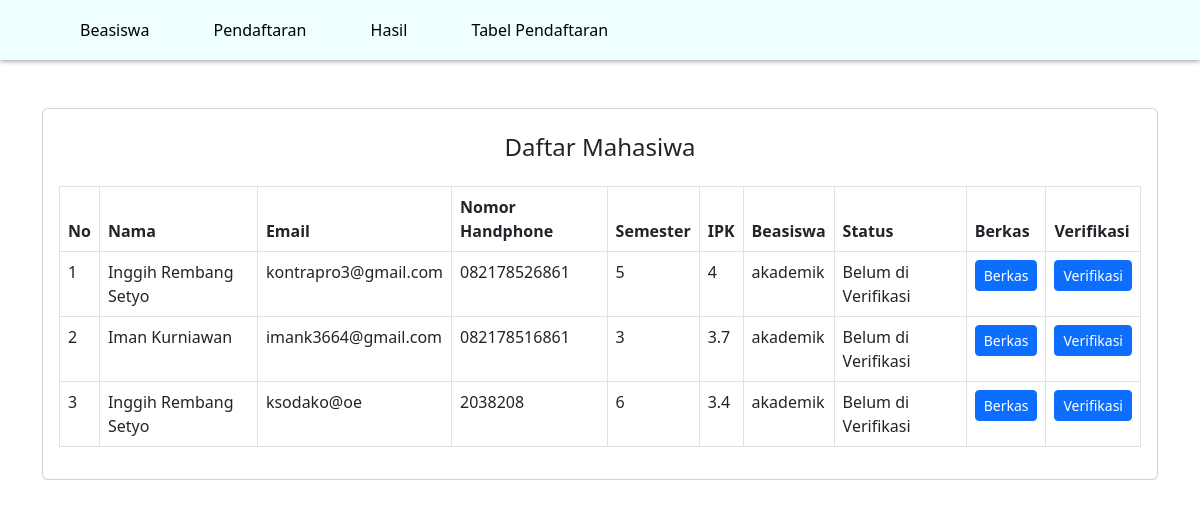
Page /tabel_pendaftaran.php on the committed database.
### tables this page shows
CREATE TABLE `mahasiswa` (
  `id` bigint(20) NOT NULL,
  `NIM` varchar(100) NOT NULL,
  `name` varchar(100) NOT NULL,
  `phone_number` varchar(50) NOT NULL,
  `semester` varchar(10) NOT NULL,
  `ipk` varchar(50) NOT NULL,
  `beasiswa` varchar(50) NOT NULL,
  `berkas` text NOT NULL,
  `email` varchar(100) NOT NULL,
  `status` varchar(100) DEFAULT 'belum diverifikasi'
);

### tabel_pendaftaran.php (the view, shortened to what this page needs)
<?php
include('config.php')
?>
<!DOCTYPE html>
<html lang="en">
<head>
    <link rel="stylesheet" href="assets/css/style.css">
    <link href="https://cdn.jsdelivr.net/npm/bootstrap@5.3.0-alpha1/dist/css/bootstrap.min.css" rel="stylesheet">
</head>
<body>
    <nav class="navbar">
        <div class="link">
            <a href="index.php">Beasiswa</a>
            <a href="pendaftaran.php">Pendaftaran</a>
            <a href="hasil.php">Hasil</a>
            <a href="tabel_pendaftaran.php">Tabel Pendaftaran</a>
        </div>
    </nav>
    <div class="container">
        <div class="card mt-5">
            <h4 class="text-center mt-4">Daftar Mahasiwa</h4>
            <div class="card-body">
                <table class="table table-responsive table-bordered">
                    <thead>
                        <tr>
                            <th>No</th>
                            <th>Nama</th>
                            <th>Email</th>
                            <th>Nomor Handphone</th>
                            <th>Semester</th>
                            <th>IPK</th>
                            <th>Beasiswa</th>
                            <th>Status</th>
                            <th>Berkas</th>
                            <th>Verifikasi</th>
                        </tr>
                    </thead>
                    <tbody>
                        <?php
                        $query = mysqli_query($conn, 'SELECT * FROM mahasiswa');
                        $i = 1;
                        while ($user = mysqli_fetch_array($query)) {
                            echo "<tr>";
                            echo "<td>" . $i++ . "</td>";
                            echo "<td>" . $user['name'] . "</td>";
                            echo "<td>" . $user['email'] . "</td>";
                            echo "<td>" . $user['phone_number'] . " </td>";
                            echo "<td>" . $user['semester'] . " </td>";
                            echo "<td>" . $user['ipk'] . " </td>";
                            echo "<td>" . $user['beasiswa'] . " </td>";
                            echo "<td>". $user['status'] . "</td>";
                            echo "<td>" . "<a href='assets/file/$user[berkas]' class='btn btn-sm btn-primary'>Berkas</a>" . "</td>";
                            if($user['status'] == "Verifikasi") {
                                echo "<td>" . "<a href='verifikasi.php?id=$user[id]' class='btn btn-danger btn-sm'>Batalkan</a>"  . "</td>";
                            } else {
                                echo "<td>" . "<a href='verifikasi.php?id=$user[id]' class='btn btn-primary btn-sm'>Verifikasi</a>"  . "</td>";
                            }
                            echo "</tr>";
                        }
                        ?>
                    </tbody>
                </table>
            </div>
        </div>
    </div>
</body>
</html>

### assets/css/style.css (style rules this page uses)
* { box-sizing: border-box; margin: 0; padding: 0; }
.navbar { width: 100%; height: 60px; background-color: azure; box-shadow: #797878 0px 0px 6px; }
.navbar .link { margin-left: 50px; }
.navbar .link a { text-decoration: none; padding: 10px 30px; color: #000; }

### rows in the picture
mahasiswa: name "Inggih Rembang Setyo", email "kontrapro3@gmail.com", phone_number "082178526861", semester "5", ipk "4", beasiswa "akademik", status "Belum di Verifikasi"
mahasiswa: name "Iman Kurniawan", email "imank3664@gmail.com", phone_number "082178516861", semester "3", ipk "3.7", beasiswa "akademik", status "Belum di Verifikasi"
mahasiswa: name "Inggih Rembang Setyo", email "ksodako@oe", phone_number "2038208", semester "6", ipk "3.4", beasiswa "akademik", status "Belum di Verifikasi"
